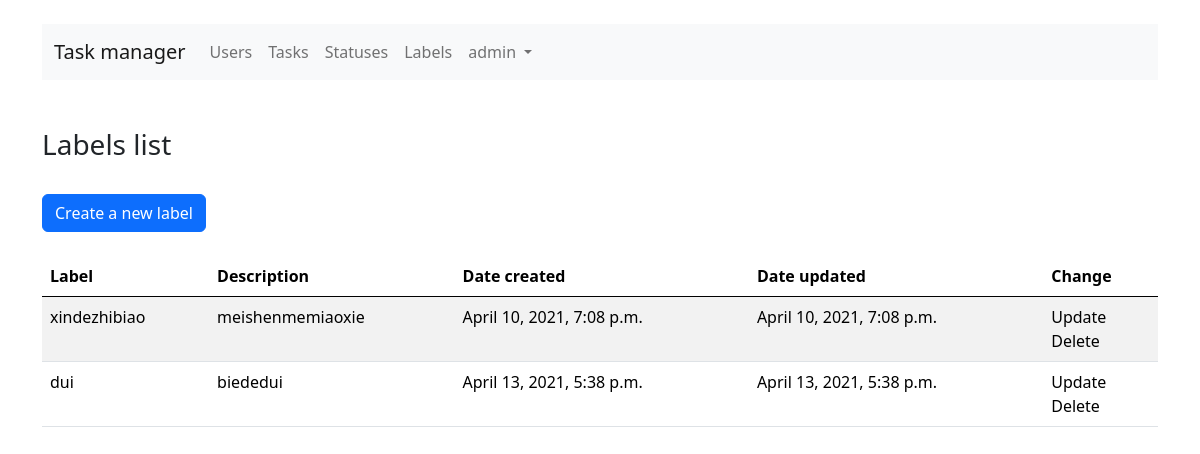
Page /labels/ (signed in) on the committed database.
### labels/models.py (models this page shows, shortened)
class Label(models.Model):
    label = models.CharField(max_length=40)
    description = models.TextField()
    date_created = models.DateTimeField(default=timezone.now)
    author = models.ForeignKey(User, related_name='label_author', on_delete=models.CASCADE)
    date_updated = models.DateTimeField(default=timezone.now)
    last_editor = models.ForeignKey(User, related_name='label_last_editor', on_delete=models.CASCADE)

### labels/views.py (the view, shortened to what this page needs)
# urls.py: path('', views.LabelListView.as_view(), name='labels_list'),
class LabelListView(LoginRequiredMixin, generic.ListView):
    model = Label
    template_name = 'labels/labels-list.html'
    context_object_name = 'labels_list'

### task_manager/templates/labels/labels-list.html
{% extends 'base.html' %}
{% load i18n %}
{% block content %}
<br>
<h3>{% trans 'Labels list' %}</h3>
<br>
<a href="{% url 'label_creation' %}" class="btn btn-primary">{% trans 'Create a new label' %}</a>
<br>
<br>
{% if labels_list %}
<table class="table table-striped">
  <thead>
    <tr>
      <th>{% trans 'Label' %}</th>
      <th>{% trans 'Description' %}</th>
      <th>{% trans 'Date created' %}</th>
      <th>{% trans 'Date updated' %}</th>
      <th>{% trans 'Change' %}</th>
    </tr>
  </thead>
  <tbody>
  {% for object in labels_list %}
      <tr>
          <td>{{ object.label }}</td>
          <td>{{ object.description }}</td>
          <td>{{ object.date_created }}</td>
          <td>{{ object.date_updated }}</td>
          <td>
              <a class="dropdown-item" href="{% url 'label_update' object.id %}">{% trans 'Update' %}</a>
              <a class="dropdown-item" href="{% url 'label_delete' object.id %}">{% trans 'Delete' %}</a>
          </td>
      </tr>
  {% endfor %}
  </tbody>
</table>
{% else %}
    <p>{% trans 'There are no labels.' %}</p>
{% endif %}
{% endblock %}

### task_manager/templates/base.html (shortened to what this page needs)
<!doctype html>
{% load i18n %}
<html lang="en">
  <head>
    <link href="https://cdn.jsdelivr.net/npm/bootstrap@5.0.0-beta2/dist/css/bootstrap.min.css" rel="stylesheet">
    <link href="../assets/dist/css/bootstrap.min.css" rel="stylesheet">
  </head>
  <body class="py-4">
  <main>
    <div class="container-md">
    <nav class="navbar navbar-expand-lg navbar-light bg-light">
      <div class="container-fluid">
        <a class="navbar-brand" href="{% url 'home' %}">{% trans "Task manager" %}</a>
        <div class="collapse navbar-collapse" id="navbarNavDropdown">
          <ul class="navbar-nav">
            {% if user.is_authenticated %}
            <li class="nav-item">
              <a class="nav-link" href="{% url 'users' %}">{% trans "Users" %}</a>
            </li>
            <li class="nav-item">
              <a class="nav-link" href="{% url 'tasks_list' %}">{% trans "Tasks" %}</a>
            </li>
            <li class="nav-item">
              <a class="nav-link" href="{% url 'statuses_list' %}">{% trans "Statuses" %}</a>
            </li>
            <li class="nav-item">
              <a class="nav-link" href="{% url 'labels_list' %}">{% trans "Labels" %}</a>
            </li>
            <li class="nav-item dropdown">
              <a class="nav-link dropdown-toggle" href="#" id="navbarDropdownMenuLink" role="button" data-bs-toggle="dropdown" aria-expanded="false">
                {{ user.username }}
              </a>
            </li>
            {% endif %}
          </ul>
        </div>
      </div>
    </nav>
    </div>
    <br>
    <div class="container-md">
    {% block content %}
    {% endblock %}
    </div>
  </main>
</body>
</html>

### rows in the picture
Label: label "xindezhibiao", description "meishenmemiaoxie", date_created "April 10, 2021, 7:08 p.m.", date_updated "April 10, 2021, 7:08 p.m."
Label: label "dui", description "biededui", date_created "April 13, 2021, 5:38 p.m.", date_updated "April 13, 2021, 5:38 p.m."

### other values in the picture
{{ user.username }} "admin"
